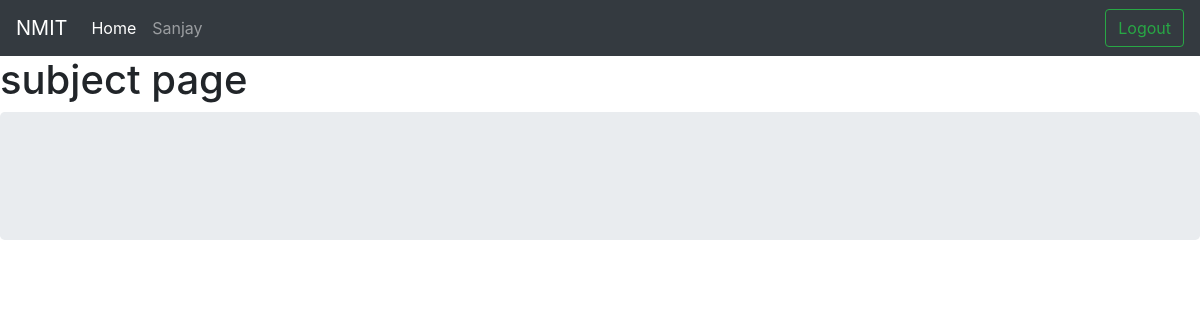
The app's page /academic/subject/ (signed in), older data.
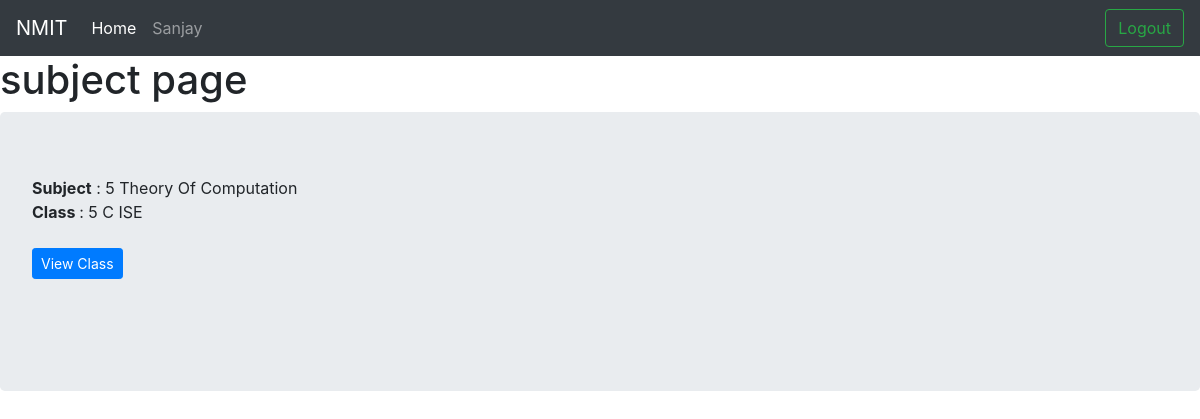
The same page, newer data.
### academic/models.py (models this page shows, shortened)
class faculty_handled_class(models.Model):
    faculty_id =  models.ForeignKey(User,on_delete = models.CASCADE,blank=True,null=True)
    subject = models.ForeignKey(class_subject,on_delete = models.CASCADE)
    sub_class_id = models.ForeignKey(sub_class,on_delete = models.CASCADE)

class class_subject(models.Model):
    class_id = models.ForeignKey(main_class,on_delete = models.CASCADE,blank=True,null=True)
    class_subject = models.ForeignKey(subject,on_delete = models.CASCADE,blank=True,null=True)
    def __str__(self):
        return str(self.class_id.sem+" "+self.class_subject.name)

class main_class(models.Model):
    sem = models.CharField(max_length=50,blank=True,null=True)
    dept_id = models.ForeignKey(department,on_delete = models.CASCADE,blank=True,null=True)
    academic_year = models.CharField(max_length=50,blank=True,null=True)
    is_active = models.BooleanField(default=True)
    subjects = models.ManyToManyField(subject,through='class_subject')

class subject(models.Model):
    name = models.CharField(max_length=50,blank=True,null=True)
    code = models.CharField(max_length=10,blank=True,null=True)
    dept_id = models.ForeignKey(department,on_delete = models.CASCADE,blank=True,null=True)
    description = models.CharField(max_length=50,blank=True,null=True)
    credit = models.IntegerField(blank=True,null=True,default=3)

class sub_class(models.Model):
    parent_class = models.ForeignKey(main_class,on_delete = models.CASCADE)
    section = models.CharField(max_length=10,blank=True,null=True)
    class_teacher = models.ForeignKey(User,on_delete = models.CASCADE,blank=True,null=True,related_name='class_teacher')
    is_active = models.BooleanField(default=True)
    students = models.ManyToManyField(User,through='registered_students')
    def __str__(self):
        return str(self.parent_class.sem+" "+self.section+" "+self.parent_class.dept_id.code)

### info/models.py (models this page shows, shortened)
class department(models.Model):
    id = models.IntegerField(primary_key=True)
    name = models.CharField(max_length=50)
    code = models.CharField(max_length=10)
    HOD = models.ForeignKey(User,related_name='HOD',on_delete = models.CASCADE,blank=True,null=True)

### academic/views.py (the view)
# urls.py: path('subject/',views.subject,name='teacher_subject'),
@login_required
def subject(request):
    subject = list(faculty_handled_class.objects.filter(faculty_id=request.user))
    return render(request,'subject.html',{'subject':subject})

### academic/templates/subject.html
{% extends "base.html" %}
{% block content %}
<h1>subject page</h1>
<div class="jumbotron">
  {% for i in subject %}
  <b>Subject</b> : {{i.subject}}<br>
  <b>Class </b>: {{i.sub_class_id}}<br><br>
  <a href="{% url 'academic:view_class' id=i.sub_class_id.id  %}" class="btn btn-primary btn-sm">View Class</a>
  <br><br><br>
  {% endfor %}
</div>
{% endblock %}

Row changes from the older to the newer data that the page shows:
added faculty_handled_class: subject "5 Theory Of Computation", sub_class_id "5 C ISE"
